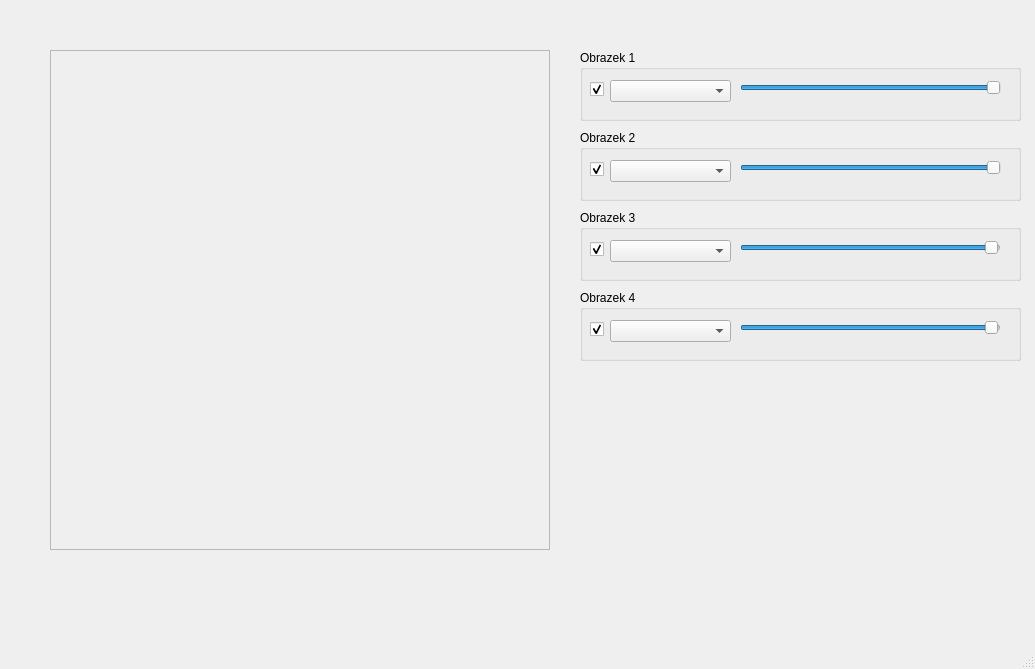
<?xml version="1.0" encoding="UTF-8"?>
<ui version="4.0">
 <class>MainWindow</class>
 <widget class="QMainWindow" name="MainWindow">
  <property name="geometry">
   <rect>
    <x>0</x>
    <y>0</y>
    <width>1035</width>
    <height>669</height>
   </rect>
  </property>
  <property name="windowTitle">
   <string>MainWindow</string>
  </property>
  <widget class="QWidget" name="centralWidget">
   <widget class="QFrame" name="frame">
    <property name="geometry">
     <rect>
      <x>50</x>
      <y>50</y>
      <width>500</width>
      <height>500</height>
     </rect>
    </property>
    <property name="frameShape">
     <enum>QFrame::StyledPanel</enum>
    </property>
    <property name="frameShadow">
     <enum>QFrame::Raised</enum>
    </property>
   </widget>
   <widget class="QGroupBox" name="groupBox">
    <property name="geometry">
     <rect>
      <x>580</x>
      <y>50</y>
      <width>441</width>
      <height>71</height>
     </rect>
    </property>
    <property name="title">
     <string>Obrazek 1</string>
    </property>
    <widget class="QComboBox" name="comboBox">
     <property name="geometry">
      <rect>
       <x>30</x>
       <y>30</y>
       <width>121</width>
       <height>22</height>
      </rect>
     </property>
    </widget>
    <widget class="QSlider" name="horizontalSlider">
     <property name="geometry">
      <rect>
       <x>160</x>
       <y>30</y>
       <width>261</width>
       <height>16</height>
      </rect>
     </property>
     <property name="maximum">
      <number>100</number>
     </property>
     <property name="value">
      <number>100</number>
     </property>
     <property name="orientation">
      <enum>Qt::Horizontal</enum>
     </property>
    </widget>
    <widget class="QCheckBox" name="checkBox">
     <property name="geometry">
      <rect>
       <x>10</x>
       <y>30</y>
       <width>72</width>
       <height>19</height>
      </rect>
     </property>
     <property name="text">
      <string/>
     </property>
     <property name="checked">
      <bool>true</bool>
     </property>
     <property name="tristate">
      <bool>false</bool>
     </property>
    </widget>
   </widget>
   <widget class="QGroupBox" name="groupBox_2">
    <property name="geometry">
     <rect>
      <x>580</x>
      <y>130</y>
      <width>441</width>
      <height>71</height>
     </rect>
    </property>
    <property name="title">
     <string>Obrazek 2</string>
    </property>
    <widget class="QComboBox" name="comboBox_2">
     <property name="geometry">
      <rect>
       <x>30</x>
       <y>30</y>
       <width>121</width>
       <height>22</height>
      </rect>
     </property>
    </widget>
    <widget class="QSlider" name="horizontalSlider_2">
     <property name="geometry">
      <rect>
       <x>160</x>
       <y>30</y>
       <width>261</width>
       <height>16</height>
      </rect>
     </property>
     <property name="maximum">
      <number>100</number>
     </property>
     <property name="value">
      <number>100</number>
     </property>
     <property name="orientation">
      <enum>Qt::Horizontal</enum>
     </property>
    </widget>
    <widget class="QCheckBox" name="checkBox_2">
     <property name="geometry">
      <rect>
       <x>10</x>
       <y>30</y>
       <width>72</width>
       <height>19</height>
      </rect>
     </property>
     <property name="text">
      <string/>
     </property>
     <property name="checked">
      <bool>true</bool>
     </property>
     <property name="tristate">
      <bool>false</bool>
     </property>
    </widget>
   </widget>
   <widget class="QGroupBox" name="groupBox_3">
    <property name="geometry">
     <rect>
      <x>580</x>
      <y>210</y>
      <width>441</width>
      <height>71</height>
     </rect>
    </property>
    <property name="title">
     <string>Obrazek 3</string>
    </property>
    <widget class="QComboBox" name="comboBox_3">
     <property name="geometry">
      <rect>
       <x>30</x>
       <y>30</y>
       <width>121</width>
       <height>22</height>
      </rect>
     </property>
    </widget>
    <widget class="QSlider" name="horizontalSlider_3">
     <property name="geometry">
      <rect>
       <x>160</x>
       <y>30</y>
       <width>261</width>
       <height>16</height>
      </rect>
     </property>
     <property name="maximum">
      <number>100</number>
     </property>
     <property name="value">
      <number>99</number>
     </property>
     <property name="orientation">
      <enum>Qt::Horizontal</enum>
     </property>
    </widget>
    <widget class="QCheckBox" name="checkBox_3">
     <property name="geometry">
      <rect>
       <x>10</x>
       <y>30</y>
       <width>72</width>
       <height>19</height>
      </rect>
     </property>
     <property name="text">
      <string/>
     </property>
     <property name="checked">
      <bool>true</bool>
     </property>
     <property name="tristate">
      <bool>false</bool>
     </property>
    </widget>
   </widget>
   <widget class="QGroupBox" name="groupBox_4">
    <property name="geometry">
     <rect>
      <x>580</x>
      <y>290</y>
      <width>441</width>
      <height>71</height>
     </rect>
    </property>
    <property name="title">
     <string>Obrazek 4</string>
    </property>
    <widget class="QComboBox" name="comboBox_4">
     <property name="geometry">
      <rect>
       <x>30</x>
       <y>30</y>
       <width>121</width>
       <height>22</height>
      </rect>
     </property>
    </widget>
    <widget class="QSlider" name="horizontalSlider_4">
     <property name="geometry">
      <rect>
       <x>160</x>
       <y>30</y>
       <width>261</width>
       <height>16</height>
      </rect>
     </property>
     <property name="maximum">
      <number>100</number>
     </property>
     <property name="singleStep">
      <number>0</number>
     </property>
     <property name="value">
      <number>99</number>
     </property>
     <property name="orientation">
      <enum>Qt::Horizontal</enum>
     </property>
    </widget>
    <widget class="QCheckBox" name="checkBox_4">
     <property name="geometry">
      <rect>
       <x>10</x>
       <y>30</y>
       <width>72</width>
       <height>19</height>
      </rect>
     </property>
     <property name="text">
      <string/>
     </property>
     <property name="checked">
      <bool>true</bool>
     </property>
     <property name="tristate">
      <bool>false</bool>
     </property>
    </widget>
   </widget>
  </widget>
  <widget class="QMenuBar" name="menuBar">
   <property name="geometry">
    <rect>
     <x>0</x>
     <y>0</y>
     <width>1035</width>
     <height>22</height>
    </rect>
   </property>
  </widget>
  <widget class="QStatusBar" name="statusBar"/>
 </widget>
 <layoutdefault spacing="6" margin="11"/>
 <resources/>
 <connections/>
</ui>
